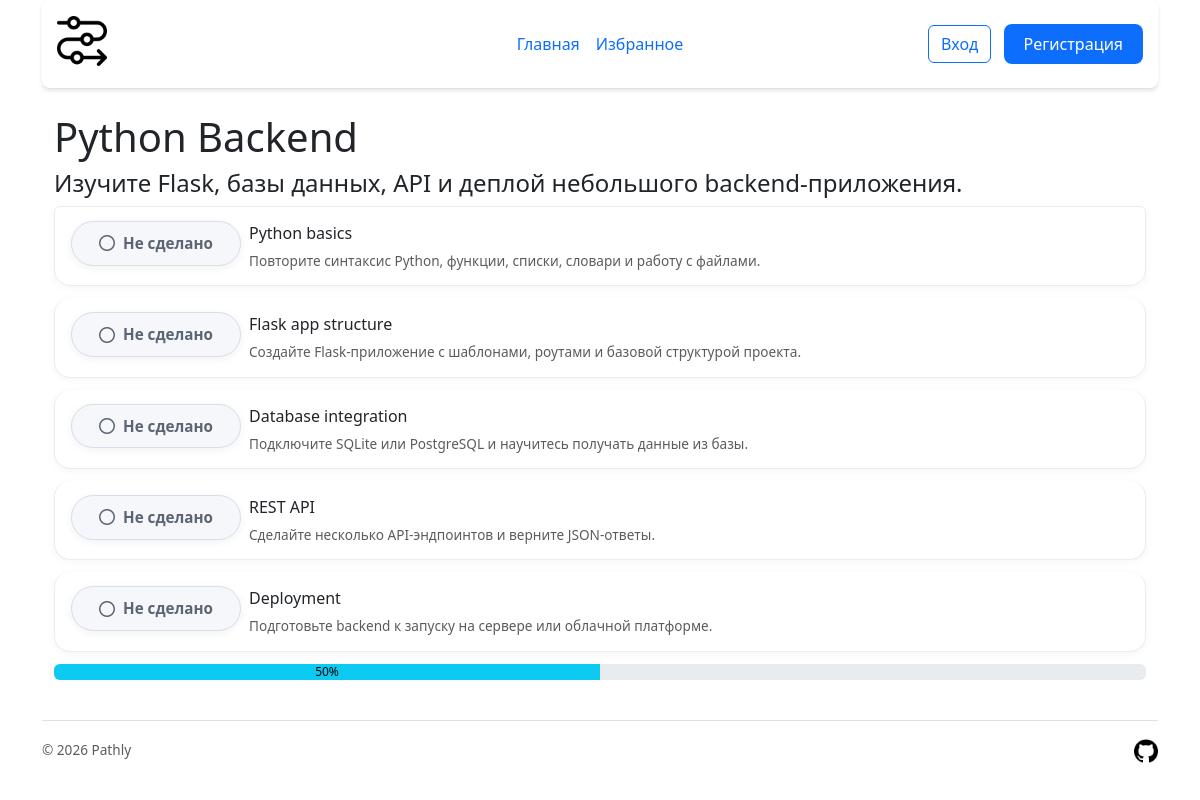
The app's page /roadmap/4 with its own data.
### tables this page shows
CREATE TABLE "roadmaps" (
        id INTEGER PRIMARY KEY AUTOINCREMENT,
        title VARCHAR(255) NOT NULL,
        description TEXT NOT NULL,
        hours INTEGER
    );

CREATE TABLE steps (
            id INTEGER PRIMARY KEY AUTOINCREMENT,
            roadmap_id INTEGER NOT NULL, 
            title VARCHAR(255) NOT NULL,
            description TEXT NOT NULL,
            order_index INTEGER NOT NULL,
            
            FOREIGN KEY (roadmap_id) REFERENCES roadmaps(id) ON DELETE CASCADE,

            UNIQUE (roadmap_id, order_index)       
        );

### app.py (the view)
@app.route("/roadmap/<int:roadmap_id>")
def roadmap(roadmap_id):
    roadmap = get_roadmap_by_id(roadmap_id)
    steps = get_steps_by_roadmap_id(roadmap_id)
    user_steps = False
    is_fav = False
    if current_user.is_authenticated:
        user_steps = get_user_steps(current_user.id, roadmap_id)
        is_fav = bool(get_fav(current_user.id, roadmap_id))
    if not roadmap or not steps:
        return redirect(url_for("home"))
    return render_template("roadmap.html", roadmap=roadmap, steps=steps, user_steps=user_steps, is_fav=is_fav)

### db.py (called while the page is built)
def get_db():
    conn = sqlite3.connect(DB_PATH)
    conn.row_factory = sqlite3.Row
    return conn

def get_roadmap_by_id(roadmap_id):
    db = get_db()
    try:
        cursor = db.execute("SELECT * FROM roadmaps WHERE id = ?", (roadmap_id,))
        res = cursor.fetchone()
        if not res:
            return False
        return res
    except sqlite3.Error as e:
        print("Ошибка: " + str(e))
        return False
    finally:
        db.close()

def get_steps_by_roadmap_id(roadmap_id):
    db = get_db()
    try:
        cursor = db.execute("SELECT * FROM steps WHERE roadmap_id = ?", (roadmap_id,))
        res = cursor.fetchall()
        if not res:
            return []
        return res
    except sqlite3.Error as e:
        print("Ошибка: " + str(e))
        return False
    finally:
        db.close()

### templates/roadmap.html (shortened to what this page needs)
{% extends "base.html" %}
{% block content %}
<div class="container">
    <h1>{{ roadmap.title }}</h1>
    <h4>{{ roadmap.description }}</h4>
    <div class="list-group">
    {% for step in steps %}
        {% set step_status = user_steps.get(step.id, 'todo') if user_steps else 'todo' %}
        <label class="list-group-item d-flex gap-2">
        <div class="btn-group">
            <button
                class="status-btn {{ step_status }}"
                data-current-index="{% if step_status == 'process' %}1{% elif step_status == 'done' %}2{% else %}0{% endif %}"
                data-step-id="{{ step.id }}"
                {% if not current_user.is_authenticated %}
                    data-bs-toggle="modal"
                    data-bs-target="#authModal"
                {% elif not is_fav%}
                    data-bs-toggle="modal"
                    data-bs-target="#notFavModal"
                {% endif %}
            >
                {% if step_status == 'process' %}
                    <i class="fa-solid fa-spinner fa-spin"></i>
                    <span>В процессе</span>
                {% elif step_status == 'done' %}
                    <i class="fa-solid fa-circle-check"></i>
                    <span>Сделано</span>
                {% else %}
                    <i class="fa-regular fa-circle"></i>
                    <span>Не сделано</span>
                {% endif %}
            </button>
            </div>
                <span>
                    {{ step.title }}
                    <small class="d-block text-body-secondary">
                        {{ step.description }}
                    </small>
                </span>
        </label>
    {% endfor %}
        <div class="progress mb-3" role="progressbar" aria-label="Info example with label" aria-valuenow="50" aria-valuemin="0" aria-valuemax="100">
          <div class="progress-bar text-bg-info w-50">50%</div>
        </div>
    </div>
</div>
{% endblock %}

### static/css/main.css (style rules this page uses)
body { min-height: 100vh; display: flex; flex-direction: column; }
.container { flex: 1; }
.text-body-secondary { color: #6c757d; font-size: 0.85rem; }
.status-btn { display: inline-flex; align-items: center; justify-content: center; gap: 8px; min-width: 170px; padding: 10px 16px; border-radius: 999px; font-size: 0.95rem; font-weight: 600; border: 1px solid transparent; box-shadow: 0 2px 8px rgba(15, 23, 42, 0.06); transition: transform 0.2s ease, box-shadow 0.2s ease, background-color 0.2s ease; }
.todo { background-color: #f5f7fb; color: #5b6472; border-color: #d8deea; }
.status-btn i { font-size: 1rem; }
.list-group-item { align-items: flex-start; border: 1px solid #e7edf4; border-radius: 16px; margin-bottom: 12px; padding: 14px 16px; background-color: #ffffff; box-shadow: 0 2px 8px rgba(15, 23, 42, 0.04); }
.list-group-item small { margin-top: 6px; line-height: 1.5; }
.btn-group { flex-shrink: 0; }

### records on screen
roadmaps: title "Python Backend", description "Изучите Flask, базы данных, API и деплой небольшого backend-приложения."
steps: title "Python basics", description "Повторите синтаксис Python, функции, списки, словари и работу с файлами."
steps: title "Flask app structure", description "Создайте Flask-приложение с шаблонами, роутами и базовой структурой проекта."
steps: title "Database integration", description "Подключите SQLite или PostgreSQL и научитесь получать данные из базы."
steps: title "REST API", description "Сделайте несколько API-эндпоинтов и верните JSON-ответы."
steps: title "Deployment", description "Подготовьте backend к запуску на сервере или облачной платформе."
